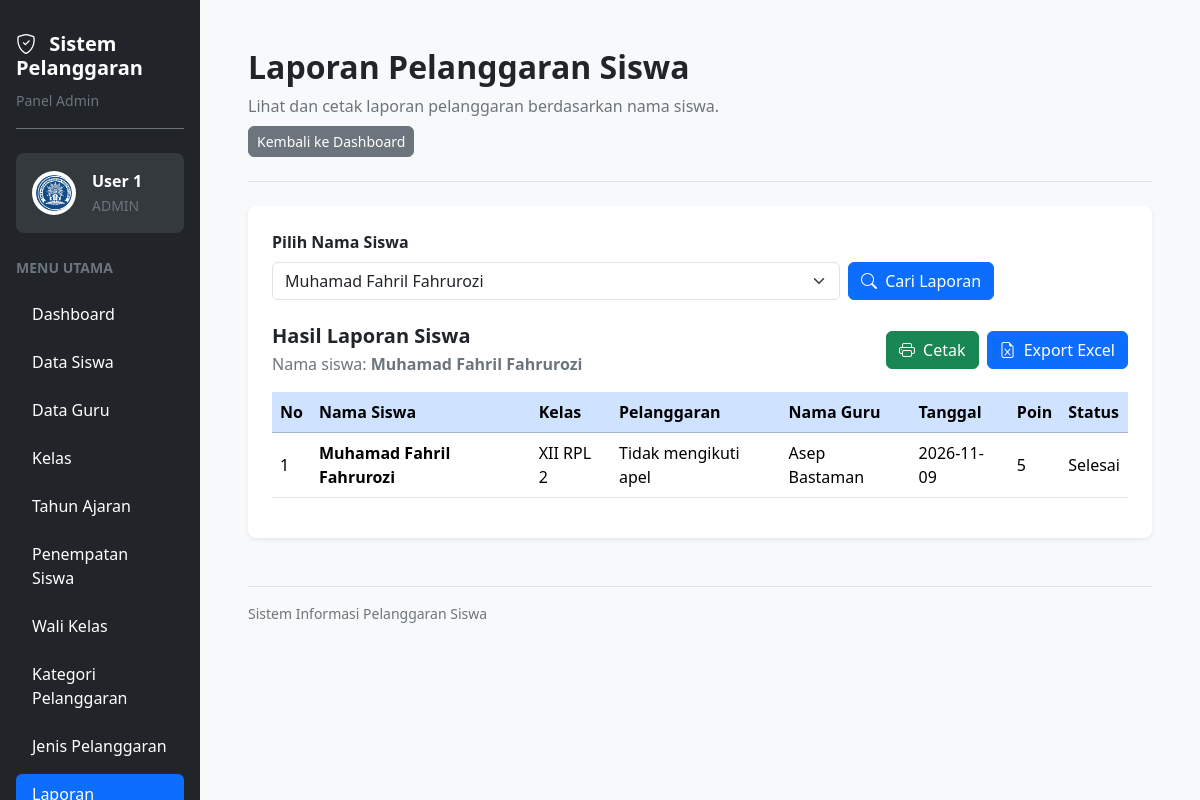
The page /laporan.php?cari=Muhamad Fahril Fahrurozi (signed in) on the database as committed earlier.
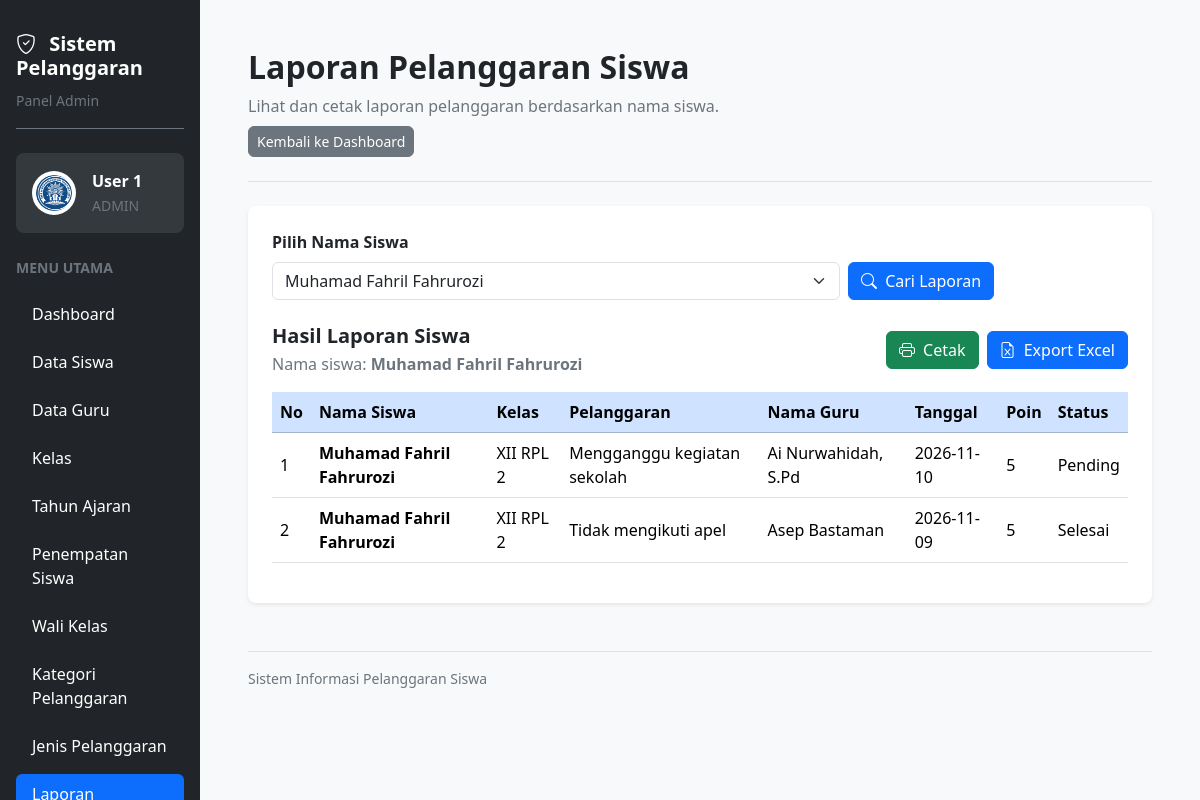
The same page on the database as committed later.
### tables this page shows
CREATE TABLE `t_pelanggaran_siswa` (
  `id` int(11) NOT NULL,
  `tahun_ajaran_id` int(11) NOT NULL,
  `siswa_id` int(11) NOT NULL,
  `nama_siswa` varchar(150) NOT NULL,
  `kelas_id` int(11) NOT NULL,
  `nama_kelas` varchar(100) NOT NULL,
  `pelanggaran_id` int(11) NOT NULL,
  `nama_pelanggaran` varchar(150) NOT NULL,
  `pelanggaran_kategori_id` int(11) NOT NULL,
  `guru_id` int(11) NOT NULL,
  `nama_guru` varchar(150) NOT NULL,
  `tanggal` date NOT NULL,
  `keterangan` text NOT NULL,
  `poin` int(11) NOT NULL,
  `tindakan` text NOT NULL,
  `status` varchar(30) NOT NULL,
  `created_at` timestamp NOT NULL DEFAULT current_timestamp(),
  `updated_at` timestamp NOT NULL DEFAULT current_timestamp()
);

CREATE TABLE `t_kelas` (
  `id` int(11) NOT NULL,
  `nama` varchar(100) NOT NULL,
  `tingkat` varchar(20) NOT NULL,
  `jurusan` varchar(100) NOT NULL,
  `status_aktif` tinyint(1) NOT NULL,
  `created_at` timestamp NULL DEFAULT current_timestamp(),
  `updated_at` timestamp NULL DEFAULT current_timestamp()
);

### laporan.php (the view, shortened to what the changed rows need)
<?php
require_once __DIR__ . "/config/koneksi.php";
$cari = isset($_GET['cari']) ? trim($_GET['cari']) : '';
$dataLaporan = [];
if ($cari !== '') {
    $stmt = mysqli_prepare(
        $koneksi,
        "SELECT
            ps.*,
            k.nama AS nama_kelas_resmi
         FROM t_pelanggaran_siswa ps
         LEFT JOIN t_kelas k ON ps.kelas_id = k.id
         WHERE ps.nama_siswa = ?
         ORDER BY ps.tanggal DESC"
    );
    mysqli_stmt_bind_param($stmt, "s", $cari);
    if (!mysqli_stmt_execute($stmt)) {
        die("Gagal mengambil laporan: " . mysqli_stmt_error($stmt));
    }
    $hasil = mysqli_stmt_get_result($stmt);
    while ($data = mysqli_fetch_assoc($hasil)) {
        $dataLaporan[] = $data;
    }
}
$menuAdmin = [
    ['Dashboard', 'dashboard.php'],
    ['Data Siswa', 'siswa.php'],
    ['Data Guru', 'guru.php'],
    ['Kelas', 'kelas.php'],
    ['Tahun Ajaran', 'tahun_ajaran.php'],
    ['Penempatan Siswa', 'penempatan_siswa.php'],
    ['Wali Kelas', 'wali_kelas.php'],
    ['Kategori Pelanggaran', 'kategori_pelanggaran.php'],
    ['Jenis Pelanggaran', 'jenis_pelanggaran.php'],
    ['Laporan', 'laporan.php'],
    ['About Me', 'abautme.php']
];
?>
<!DOCTYPE html>
<html lang="id">
<head>
    <link href="https://cdn.jsdelivr.net/npm/bootstrap@5.3.3/dist/css/bootstrap.min.css" rel="stylesheet">
    <link href="https://cdn.jsdelivr.net/npm/bootstrap-icons@1.11.3/font/bootstrap-icons.min.css" rel="stylesheet">
    <link href="https://cdn.datatables.net/2.3.4/css/dataTables.bootstrap5.min.css" rel="stylesheet">
</head>
<body class="bg-light overflow-hidden">
<div class="container-fluid vh-100 overflow-hidden">
    <div class="row h-100 flex-nowrap">
        <aside class="col-3 col-md-3 col-lg-2 bg-dark vh-100 overflow-auto p-3 flex-shrink-0">
            <ul class="nav nav-pills flex-column gap-2">
                <?php foreach ($menuAdmin as $item): ?>
                    <li class="nav-item">
                        <a
                            href="<?= htmlspecialchars($item[1], ENT_QUOTES, 'UTF-8'); ?>"
                            class="nav-link <?= $item[0] === 'Laporan' ? 'active' : 'text-white'; ?> rounded-2 py-2 px-3"
                        >
                            <?= htmlspecialchars($item[0], ENT_QUOTES, 'UTF-8'); ?>
                        </a>
                    </li>
                <?php endforeach; ?>
            </ul>
        </aside>
        <main class="col-9 col-md-9 col-lg-10 vh-100 overflow-auto p-3 p-lg-5">
            <div class="d-flex flex-wrap justify-content-between align-items-start gap-3 mb-4 pb-4 border-bottom tidak-cetak">
                <div>
                    <h2 class="fw-bold mb-2">
                        Laporan Pelanggaran Siswa
                    </h2>
                </div>
            </div>
            <div class="card border-0 shadow-sm rounded-3">
                <div class="card-body p-3 p-lg-4">
                    <?php if ($cari !== ''): ?>
                        <?php if (count($dataLaporan) === 0): ?>
                            <div class="alert alert-warning alert-dismissible fade show mt-3 tidak-cetak" role="alert">
                                <i class="bi bi-exclamation-triangle-fill me-2"></i>
                                <strong>Perhatian!</strong>
                                Data laporan pelanggaran untuk siswa
                                <strong><?= htmlspecialchars($cari, ENT_QUOTES, 'UTF-8'); ?></strong>
                                tidak ditemukan.
                                <button type="button"
                                        class="btn-close"
                                        data-bs-dismiss="alert"
                                        aria-label="Tutup">
                                </button>
                            </div>
                        <?php else: ?>
                            <div class="table-responsive">
                                <table id="tabelLaporan" class="table table-hover align-middle">
                                    <thead>
                                        <tr class="table-primary">
                                            <th>No</th>
                                            <th>Nama Siswa</th>
                                            <th>Kelas</th>
                                            <th>Pelanggaran</th>
                                            <th>Nama Guru</th>
                                            <th>Tanggal</th>
                                            <th>Poin</th>
                                            <th>Status</th>
                                        </tr>
                                    </thead>
                                    <tbody>
                                        <?php $no = 1; ?>
                                        <?php foreach ($dataLaporan as $data): ?>
                                            <tr>
                                                <td><?= $no++; ?></td>
                                                <td class="fw-semibold">
                                                    <?= htmlspecialchars($data['nama_siswa'] ?? '', ENT_QUOTES, 'UTF-8'); ?>
                                                </td>
                                                <td>
                                                    <?= htmlspecialchars($data['nama_kelas_resmi'] ?? '-', ENT_QUOTES, 'UTF-8'); ?>
                                                </td>
                                                <td>
                                                    <?= htmlspecialchars($data['nama_pelanggaran'] ?? '', ENT_QUOTES, 'UTF-8'); ?>
                                                </td>
                                                <td>
                                                    <?= htmlspecialchars($data['nama_guru'] ?? '', ENT_QUOTES, 'UTF-8'); ?>
                                                </td>
                                                <td>
                                                    <?= htmlspecialchars($data['tanggal'] ?? '', ENT_QUOTES, 'UTF-8'); ?>
                                                </td>
                                                <td>
                                                    <?= htmlspecialchars($data['poin'] ?? '', ENT_QUOTES, 'UTF-8'); ?>
                                                </td>
                                                <td>
                                                    <?= htmlspecialchars($data['status'] ?? '', ENT_QUOTES, 'UTF-8'); ?>
                                                </td>
                                            </tr>
                                        <?php endforeach; ?>
                                    </tbody>
                                </table>
                            </div>
                        <?php endif; ?>
                    <?php endif; ?>
                </div>
            </div>
        </main>
    </div>
</div>
</body>
</html>

Rows that differ between the two databases and show on the page:
added t_pelanggaran_siswa: nama_siswa "Muhamad Fahril Fahrurozi", kelas.nama "XII RPL 2", nama_pelanggaran "Mengganggu kegiatan sekolah", nama_guru "Ai Nurwahidah, S.Pd", tanggal "2026-11-10", poin "5", status "Pending"
